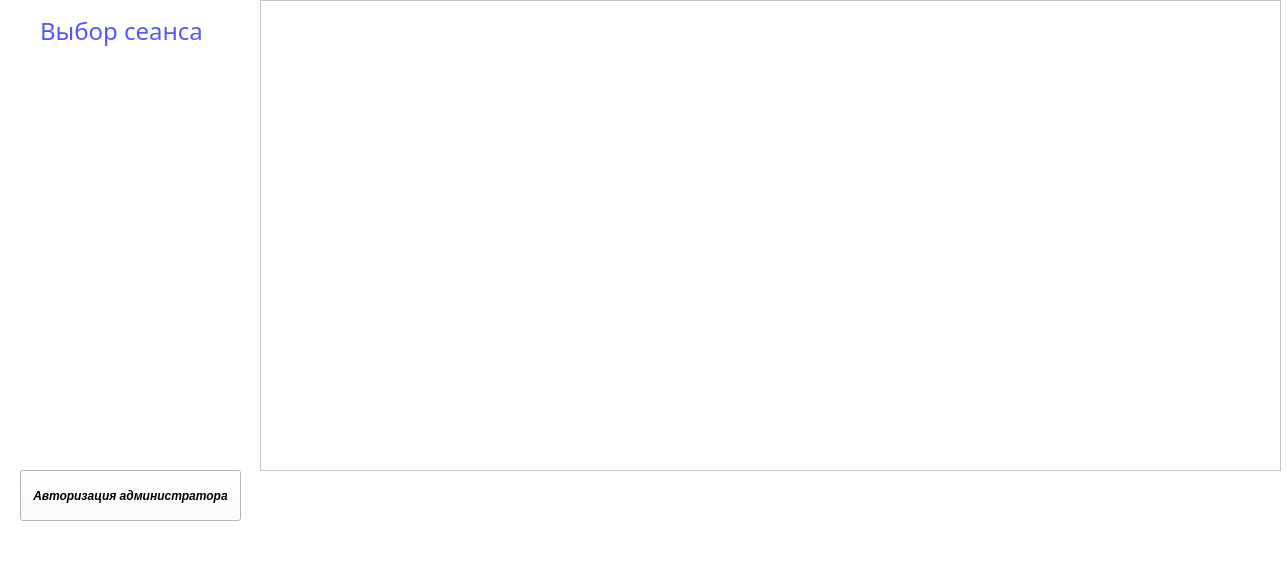
<?xml version="1.0" encoding="UTF-8"?>
<ui version="4.0">
 <class>first_window</class>
 <widget class="QMainWindow" name="first_window">
  <property name="geometry">
   <rect>
    <x>0</x>
    <y>0</y>
    <width>1286</width>
    <height>582</height>
   </rect>
  </property>
  <property name="windowTitle">
   <string>MainWindow</string>
  </property>
  <property name="styleSheet">
   <string notr="true">background-color: rgb(255, 255, 255);</string>
  </property>
  <widget class="QWidget" name="centralwidget">
   <widget class="QTableWidget" name="tableWidget">
    <property name="geometry">
     <rect>
      <x>260</x>
      <y>0</y>
      <width>1021</width>
      <height>471</height>
     </rect>
    </property>
    <property name="styleSheet">
     <string notr="true">background-color: rgb(255, 255, 255);</string>
    </property>
   </widget>
   <widget class="QLabel" name="label">
    <property name="geometry">
     <rect>
      <x>40</x>
      <y>-20</y>
      <width>201</width>
      <height>101</height>
     </rect>
    </property>
    <property name="font">
     <font>
      <family>Rockwell</family>
      <pointsize>18</pointsize>
     </font>
    </property>
    <property name="styleSheet">
     <string notr="true">color: rgb(85, 85, 255);</string>
    </property>
    <property name="text">
     <string>Выбор сеанса</string>
    </property>
   </widget>
   <widget class="QPushButton" name="admin_btn">
    <property name="geometry">
     <rect>
      <x>20</x>
      <y>470</y>
      <width>221</width>
      <height>51</height>
     </rect>
    </property>
    <property name="font">
     <font>
      <weight>75</weight>
      <italic>true</italic>
      <bold>true</bold>
     </font>
    </property>
    <property name="styleSheet">
     <string notr="true">background-color: rgb(255, 170, 0);
border-width: 2px;
border-radius: 10px;
padding: 6px;
}
QPushButton:hover{
border-style: outset;
color: white;
effect = QtWidgets.QGraphicsDropShadowEffect(QPushButton);
effect.setOffset(0, 0);
effect.setBlurRadius(20);
effect.setColor(QColor(57, 219, 255));
QPushButton.setGraphicsEffect(effect);
</string>
    </property>
    <property name="text">
     <string>Авторизация администратора</string>
    </property>
   </widget>
  </widget>
  <widget class="QMenuBar" name="menubar">
   <property name="geometry">
    <rect>
     <x>0</x>
     <y>0</y>
     <width>1286</width>
     <height>26</height>
    </rect>
   </property>
  </widget>
  <widget class="QStatusBar" name="statusbar"/>
 </widget>
 <resources/>
 <connections/>
</ui>
